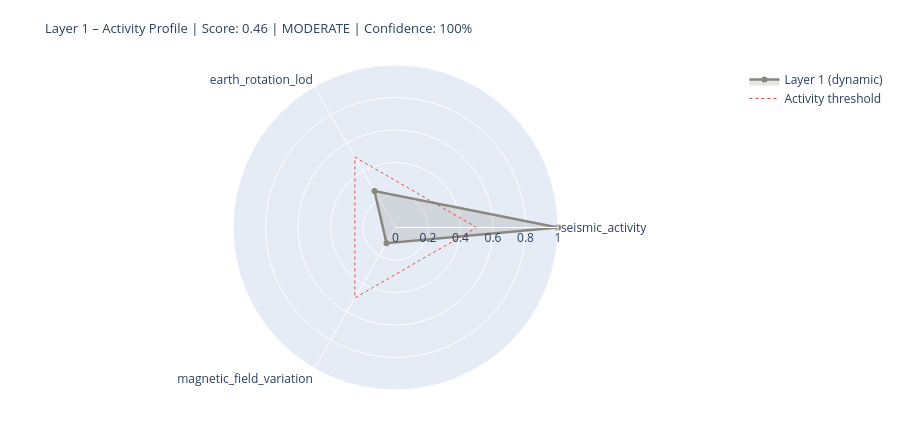

Source (notebook cell):
### Markdown cell above
---
## 5. State Assessment & Handoff to Layer 2

### Code cell
# ============================================================
# LAYER 1 SCORE
# Three dynamic components only (conductivity = static baseline)
# ============================================================

def norm(v, lo, hi):
    if v is None: return None
    return max(0.0, min(1.0, (v - lo) / (hi - lo)))

# --- Seismic Activity ---
seis_score_val = None
seis_source    = 'missing'
if df_seis is not None and not df_seis.empty:
    n_events = len(df_seis)
    max_mag  = df_seis['mag'].max()
    n_strong = (df_seis['mag'] >= 6.0).sum()
    seis_score_val = norm(n_events * 0.5 + max_mag * 5 + n_strong * 10, 0, 120)
    seis_source = 'primary'

# --- Earth Rotation (LOD anomaly) ---
lod_score_val = None
lod_now       = None
lod_source    = 'missing'
if df_iers is not None and lod_col:
    lod_now       = float(df_iers[lod_col].iloc[-1])
    lod_score_val = norm(abs(lod_now), 0, 3.0)
    lod_source    = 'primary'
elif raw.get('iers_synthetic_lod') is not None:
    lod_now       = raw['iers_synthetic_lod']
    lod_score_val = norm(abs(lod_now), 0, 3.0)
    lod_source    = 'estimated_seasonal'
    print(f'  LOD estimate: {lod_now:+.3f} ms  [estimated_seasonal]')

# --- Magnetic Field Variation (Kp as dynamic proxy) ---
mag_score_val = None
kp_val        = None
mag_source    = 'missing'
if df_geomag is not None and not df_geomag.empty:
    kp_val        = float(df_geomag['kp'].iloc[-1])
    mag_score_val = norm(kp_val, 0, 9)
    mag_source    = 'primary'
elif layer0 and layer0.get('raw_values', {}).get('Kp_index', {}).get('value') is not None:
    kp_val        = layer0['raw_values']['Kp_index']['value']
    mag_score_val = norm(kp_val, 0, 9)
    mag_source    = 'from_layer0'

# --- Conductivity Baseline (static – not in dynamic score) ---
ocean_fraction = 0.71
leitf_baseline = {
    'ocean_surface_fraction': ocean_fraction,
    'ocean_conductivity_Sm':  CONSTANTS['conductivity_ocean_Sm'],
    'role': 'stable_boundary_condition',
}

# --- Assemble (dynamic components only) ---
COMPONENTS = {
    'seismic_activity':        {'score': seis_score_val, 'source': seis_source, 'dynamic': True},
    'earth_rotation_lod':      {'score': lod_score_val,  'source': lod_source,  'dynamic': True},
    'magnetic_field_variation': {'score': mag_score_val,  'source': mag_source,  'dynamic': True},
}

available   = {k: v['score'] for k, v in COMPONENTS.items() if v['score'] is not None}
unavailable = [k for k, v in COMPONENTS.items() if v['score'] is None]
layer1_score = round(sum(available.values()) / len(available), 4) if available else None
confidence   = round(len(available) / len(COMPONENTS), 2)
level = ('unknown'  if layer1_score is None
         else 'calm'     if layer1_score < 0.3
         else 'moderate' if layer1_score < 0.6
         else 'active')

# Console output
W = 64
print('=' * W)
print('LAYER 1 – PLANETARY BODY – STATE ASSESSMENT')
print('=' * W)
for name, comp in COMPONENTS.items():
    s = comp['score']
    if s is not None:
        bar = '█' * int(s * 20) + '░' * (20 - int(s * 20))
        print(f'  {name:<34} {bar}  {s:.2f}  [{comp["source"]}]')
    else:
        print(f'  {name:<34} {"─" * 20}  n/a   [missing]')
print(f'  {"Conductivity (Baseline)":<34} {"─" * 20}  static [boundary_condition]')
print('-' * W)
print(f'  Score (dynamic):  {layer1_score:.3f}  ({len(available)}/{len(COMPONENTS)} components)')
print(f'  Confidence:       {confidence:.0%}')
print(f'  Level:            {level.upper()}')
if layer0:
    print(f'  Layer-0 input:    {layer0["level"].upper()} | Driver: {layer0["dominant_driver"]}')
print('=' * W)

# Radar chart
cats   = list(available.keys())
vals_r = list(available.values())
if len(cats) >= 3:
    fig = go.Figure()
    fig.add_trace(go.Scatterpolar(
        r=vals_r + [vals_r[0]], theta=cats + [cats[0]],
        fill='toself', fillcolor='rgba(136,135,128,0.22)',
        line=dict(color='#888780', width=2.5), name='Layer 1 (dynamic)'
    ))
    fig.add_trace(go.Scatterpolar(
        r=[0.5] * (len(cats)+1), theta=cats + [cats[0]],
        line=dict(color='#E24B4A', dash='dot', width=1),
        mode='lines', name='Activity threshold'
    ))
    fig.update_layout(
        title=dict(
            text=f'Layer 1 – Activity Profile | Score: {layer1_score:.2f} | {level.upper()} | Confidence: {confidence:.0%}',
            font=dict(size=13)),
        polar=dict(radialaxis=dict(visible=True, range=[0, 1])),
        height=430, showlegend=True,
        margin=dict(l=60, r=60, t=65, b=40)
    )
    fig.show()

### Figure 1 — Plotly figure (JSON) as saved in the notebook; plotly's stock layout.template omitted (floating-point values rounded to 4 significant figures)
{"data": [{"fill": "toself", "fillcolor": "rgba(136,135,128,0.22)", "line": {"color": "#888780", "width": 2.5}, "name": "Layer 1 (dynamic)", "r": [1.0, 0.2586, 0.1111, 1.0], "theta": ["seismic_activity", "earth_rotation_lod", "magnetic_field_variation", "seismic_activity"], "type": "scatterpolar"}, {"line": {"color": "#E24B4A", "dash": "dot", "width": 1}, "mode": "lines", "name": "Activity threshold", "r": [0.5, 0.5, 0.5, 0.5], "theta": ["seismic_activity", "earth_rotation_lod", "magnetic_field_variation", "seismic_activity"], "type": "scatterpolar"}], "layout": {"height": 430, "margin": {"b": 40, "l": 60, "r": 60, "t": 65}, "polar": {"radialaxis": {"range": [0, 1], "visible": true}}, "showlegend": true, "title": {"font": {"size": 13}, "text": "Layer 1 – Activity Profile | Score: 0.46 | MODERATE | Confidence: 100%"}}}
